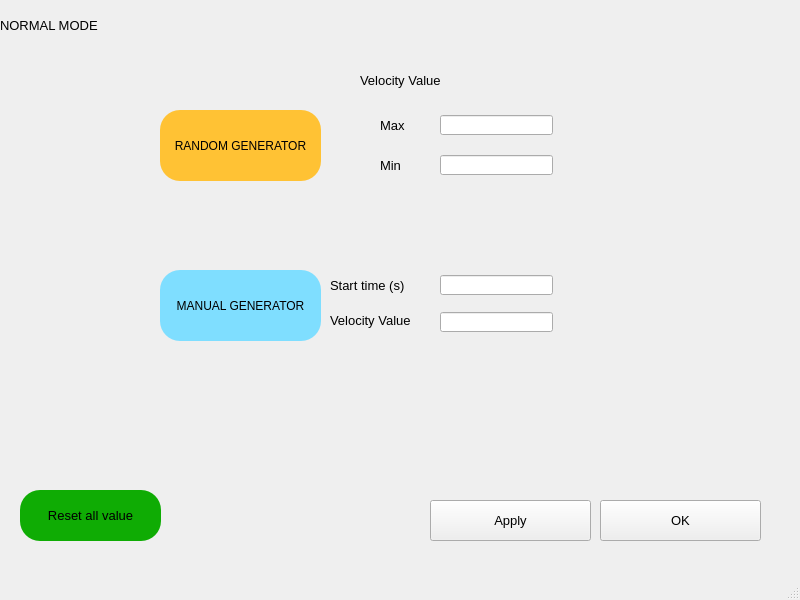
<?xml version="1.0" encoding="UTF-8"?>
<ui version="4.0">
 <class>MainWindow</class>
 <widget class="QMainWindow" name="MainWindow">
  <property name="geometry">
   <rect>
    <x>0</x>
    <y>0</y>
    <width>800</width>
    <height>600</height>
   </rect>
  </property>
  <property name="windowTitle">
   <string>MainWindow</string>
  </property>
  <property name="styleSheet">
   <string notr="true"/>
  </property>
  <widget class="QWidget" name="centralwidget">
   <widget class="QLabel" name="label_normalmode">
    <property name="geometry">
     <rect>
      <x>0</x>
      <y>0</y>
      <width>141</width>
      <height>51</height>
     </rect>
    </property>
    <property name="font">
     <font>
      <family>Arial</family>
      <pointsize>10</pointsize>
     </font>
    </property>
    <property name="text">
     <string>NORMAL MODE</string>
    </property>
   </widget>
   <widget class="QPushButton" name="Random_gen_btn">
    <property name="geometry">
     <rect>
      <x>160</x>
      <y>110</y>
      <width>161</width>
      <height>71</height>
     </rect>
    </property>
    <property name="font">
     <font>
      <family>Arial</family>
      <pointsize>9</pointsize>
     </font>
    </property>
    <property name="styleSheet">
     <string notr="true">QPushButton {
    background-color: #ffc234;   /* Optional background color */
    border-radius: 20px;          /* Optional: rounded corners */

}</string>
    </property>
    <property name="text">
     <string>RANDOM GENERATOR</string>
    </property>
   </widget>
   <widget class="QPushButton" name="Manual_gen_btn">
    <property name="geometry">
     <rect>
      <x>160</x>
      <y>270</y>
      <width>161</width>
      <height>71</height>
     </rect>
    </property>
    <property name="font">
     <font>
      <family>Arial</family>
      <pointsize>9</pointsize>
     </font>
    </property>
    <property name="styleSheet">
     <string notr="true">QPushButton {
    background-color: #7FDEFF;   /* Optional background color */
    border-radius: 20px;          /* Optional: rounded corners */
}</string>
    </property>
    <property name="text">
     <string>MANUAL GENERATOR</string>
    </property>
   </widget>
   <widget class="QLabel" name="label_2">
    <property name="geometry">
     <rect>
      <x>360</x>
      <y>60</y>
      <width>121</width>
      <height>41</height>
     </rect>
    </property>
    <property name="font">
     <font>
      <family>Arial</family>
      <pointsize>10</pointsize>
     </font>
    </property>
    <property name="text">
     <string>Velocity Value</string>
    </property>
   </widget>
   <widget class="QLabel" name="label_3">
    <property name="geometry">
     <rect>
      <x>380</x>
      <y>110</y>
      <width>91</width>
      <height>31</height>
     </rect>
    </property>
    <property name="font">
     <font>
      <family>Arial</family>
      <pointsize>10</pointsize>
     </font>
    </property>
    <property name="text">
     <string>Max</string>
    </property>
   </widget>
   <widget class="QLabel" name="label_4">
    <property name="geometry">
     <rect>
      <x>380</x>
      <y>145</y>
      <width>51</width>
      <height>41</height>
     </rect>
    </property>
    <property name="font">
     <font>
      <family>Arial</family>
      <pointsize>10</pointsize>
     </font>
    </property>
    <property name="text">
     <string>Min</string>
    </property>
   </widget>
   <widget class="QLineEdit" name="RD_max_vel_line_edit">
    <property name="geometry">
     <rect>
      <x>440</x>
      <y>115</y>
      <width>113</width>
      <height>20</height>
     </rect>
    </property>
   </widget>
   <widget class="QLineEdit" name="RD_min_vel_line_edit">
    <property name="geometry">
     <rect>
      <x>440</x>
      <y>155</y>
      <width>113</width>
      <height>20</height>
     </rect>
    </property>
   </widget>
   <widget class="QLabel" name="label_5">
    <property name="geometry">
     <rect>
      <x>330</x>
      <y>270</y>
      <width>121</width>
      <height>31</height>
     </rect>
    </property>
    <property name="font">
     <font>
      <family>Arial</family>
      <pointsize>10</pointsize>
     </font>
    </property>
    <property name="text">
     <string>Start time (s)</string>
    </property>
   </widget>
   <widget class="QLabel" name="label_6">
    <property name="geometry">
     <rect>
      <x>330</x>
      <y>300</y>
      <width>111</width>
      <height>41</height>
     </rect>
    </property>
    <property name="font">
     <font>
      <family>Arial</family>
      <pointsize>10</pointsize>
     </font>
    </property>
    <property name="text">
     <string>Velocity Value</string>
    </property>
   </widget>
   <widget class="QLineEdit" name="man_Stime_lineedit">
    <property name="geometry">
     <rect>
      <x>440</x>
      <y>275</y>
      <width>113</width>
      <height>20</height>
     </rect>
    </property>
   </widget>
   <widget class="QLineEdit" name="man_Veloval_lineedit">
    <property name="geometry">
     <rect>
      <x>440</x>
      <y>312</y>
      <width>113</width>
      <height>20</height>
     </rect>
    </property>
   </widget>
   <widget class="QPushButton" name="Reset_all_val_btn">
    <property name="geometry">
     <rect>
      <x>20</x>
      <y>490</y>
      <width>141</width>
      <height>51</height>
     </rect>
    </property>
    <property name="font">
     <font>
      <pointsize>10</pointsize>
     </font>
    </property>
    <property name="styleSheet">
     <string notr="true">QPushButton {
    background-color: #0fac04;   /* Optional background color */
    border-radius: 20px;          /* Optional: rounded corners */

}</string>
    </property>
    <property name="text">
     <string>Reset all value</string>
    </property>
   </widget>
   <widget class="QPushButton" name="Apply_normalmode_btn">
    <property name="geometry">
     <rect>
      <x>430</x>
      <y>500</y>
      <width>161</width>
      <height>41</height>
     </rect>
    </property>
    <property name="font">
     <font>
      <family>Arial</family>
      <pointsize>10</pointsize>
     </font>
    </property>
    <property name="styleSheet">
     <string notr="true">QPushButton {
    background-color: #ffffff;   /* Optional background color */
    border-radius: 20px;          /* Optional: rounded corners */

}rgb(255, 255, 255)</string>
    </property>
    <property name="text">
     <string>Apply</string>
    </property>
   </widget>
   <widget class="QPushButton" name="OK_normalmode_btn_2">
    <property name="geometry">
     <rect>
      <x>600</x>
      <y>500</y>
      <width>161</width>
      <height>41</height>
     </rect>
    </property>
    <property name="font">
     <font>
      <family>Arial</family>
      <pointsize>10</pointsize>
     </font>
    </property>
    <property name="styleSheet">
     <string notr="true">QPushButton {
    background-color: #ffffff;   /* Optional background color */
    border-radius: 20px;          /* Optional: rounded corners */

}rgb(255, 255, 255)</string>
    </property>
    <property name="text">
     <string>OK</string>
    </property>
   </widget>
   <widget class="QLabel" name="Status_nor_label">
    <property name="geometry">
     <rect>
      <x>20</x>
      <y>380</y>
      <width>351</width>
      <height>21</height>
     </rect>
    </property>
    <property name="text">
     <string/>
    </property>
   </widget>
  </widget>
  <widget class="QMenuBar" name="menubar">
   <property name="geometry">
    <rect>
     <x>0</x>
     <y>0</y>
     <width>800</width>
     <height>21</height>
    </rect>
   </property>
  </widget>
  <widget class="QStatusBar" name="statusbar"/>
 </widget>
 <resources/>
 <connections/>
</ui>
